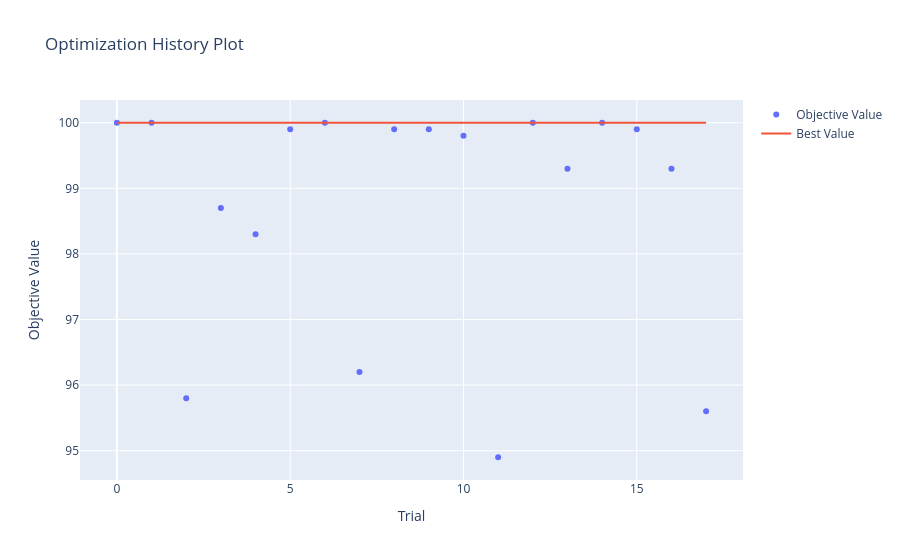

Here is the notebook cell this chart was saved with:
### Code cell
plot_optimization_history(study=study)

### Figure 1 — Plotly figure (JSON) as saved in the notebook; plotly's stock layout.template omitted (floating-point values rounded to 4 significant figures)
{"data": [{"mode": "markers", "name": "Objective Value", "type": "scatter", "x": [0, 1, 2, 3, 4, 5, 6, 7, 8, 9, 10, 11, 12, 13, 14, 15, 16, 17], "y": [100, 100, 95.8, 98.7, 98.3, 99.9, 100, 96.2, 99.9, 99.9, 99.8, 94.9, 100, 99.3, 100, 99.9, 99.3, 95.6]}, {"mode": "lines", "name": "Best Value", "type": "scatter", "x": [0, 1, 2, 3, 4, 5, 6, 7, 8, 9, 10, 11, 12, 13, 14, 15, 16, 17], "y": [100, 100, 100, 100, 100, 100, 100, 100, 100, 100, 100, 100, 100, 100, 100, 100, 100, 100]}, {"marker": {"color": "#cccccc"}, "mode": "markers", "name": "Infeasible Trial", "showlegend": false, "type": "scatter", "x": [], "y": []}], "layout": {"title": {"text": "Optimization History Plot"}, "xaxis": {"title": {"text": "Trial"}}, "yaxis": {"title": {"text": "Objective Value"}}}}
